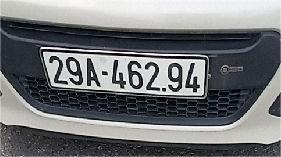
#> input picture images/20250316_141829.jpg, 281 x 157 px
$ python -i outputmain.py   (imports and definitions only)
#> lines starting #> are read from the running program, lines starting #| are printed output that depends on the picture; after the words box and inside, x2 and y2 are one past the last pixel; in counts of white or black regions, pixels touching at a corner belong together
#> further down, picture is the input picture: shape (157, 281, 3); mean B, G, R 117.7, 115.1, 113.5
import sys
import os
sys.path.append(os.path.abspath(os.path.join(os.path.dirname(__file__), '..')))

import cv2
import easyocr
import os
from datetime import datetime
from database import Vehicle, Session  # Trỏ đến thư mục gốc

# Khởi tạo EasyOCR
# [1 line that did not run here, left out]


def process_frame(frame):
    try:
        gray = cv2.cvtColor(frame, cv2.COLOR_BGR2GRAY)
        blur = cv2.GaussianBlur(gray, (5, 5), 0)
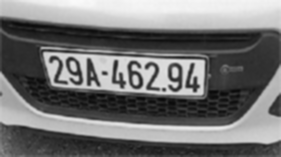
#> blur: shape (157, 281); min 8, max 250, mean 114.8
        gray = cv2.adaptiveThreshold(blur, 255, cv2.ADAPTIVE_THRESH_GAUSSIAN_C, cv2.THRESH_BINARY_INV, 11, 2)
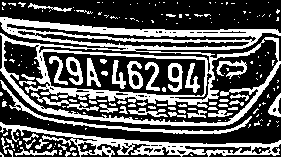
#> gray: shape (157, 281); 36% white; 190 white regions (138 under 20 px), largest, box (x1, y1, x2, y2) and area: (0, 17, 281, 126) 8074, (0, 122, 281, 157) 2340, (0, 80, 252, 134) 884
        gray = cv2.equalizeHist(gray)
        gray = cv2.medianBlur(gray, 3)
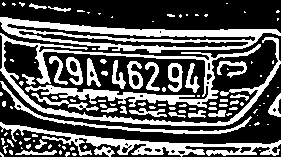
#> gray: shape (157, 281); 35.4% white; 111 white regions (69 under 20 px), largest, box (x1, y1, x2, y2) and area: (0, 33, 281, 126) 4703, (0, 17, 281, 53) 3530, (0, 122, 281, 157) 2299

        results = reader.readtext(gray, paragraph=True, detail=1)
        license_plate = None
        for result in results:
            text = result[1]
            prob = result[2] if len(result) > 2 else 0.0
            if prob > 0.5 or (prob == 0.0 and text):
                cleaned_text = text.replace('(', '-').replace(')', '').strip()
                if cleaned_text.endswith(' h'):
                    cleaned_text = cleaned_text[:-2]
                license_plate = cleaned_text
                print(f"Biển số: {license_plate} (Độ tin cậy: {prob:.2f})")
                break

        if not license_plate:
            print("Không tìm thấy biển số trong khung hình.")
            return None, None

        timestamp = datetime.now().strftime("%Y%m%d_%H%M%S")
        save_dir = os.path.join(os.path.dirname(__file__), '../output_images')
        save_path = os.path.join(save_dir, f"{timestamp}.jpg")

        os.makedirs(save_dir, exist_ok=True)
        cv2.imwrite(save_path, frame)
        print(f"Ảnh đã được lưu tại: {save_path}")

        return license_plate, save_path

    except Exception as e:
        print(f"Lỗi khi xử lý frame: {e}")
        return None, None


# [50 lines left out: function process_camera, not called in this run]


# [2 lines not run here, left out]

>>> import cv2
>>> picture = cv2.imread('../images/20250316_141829.jpg')
>>> result = process_frame(picture)
